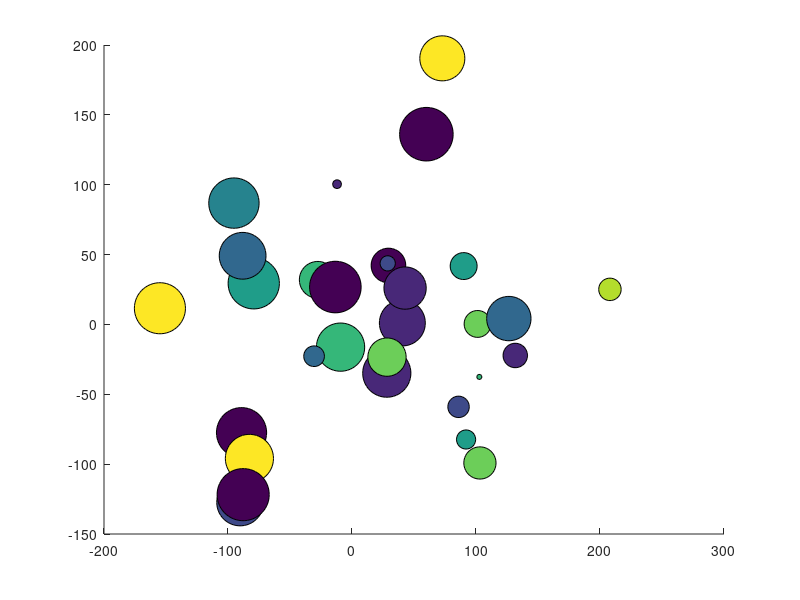

Source code (MATLAB): (Note: this script raises an error after producing the figure.)
x = 80 * randn(1, 30);
y = 80 * randn(size(x));
r = randi(1500, size(x));
c = randi(10, size(x));

fig = figure;

scatter(x, y, r, c, 'filled', 'MarkerEdgeColor', 'k')

%--PLOTLY--%

response = fig2plotly(fig, 'filename', 'matlab-bubble-chart',  'strip', false);
plotly_url = response.url;


% -----------------
[X1,Y1]= meshgrid(-5:.2:5,-5:.2:5);
syms x y
f=((x^2-1)+(y^2-4)+(x^2-1)*(y^2-4))/(x^2+y^2+1)^2
zfun = @(x, y) eval(vectorize(f))
Z1=zfun(X1,Y1);
plot3(X1,Y1,Z1)
fig2plotly()

